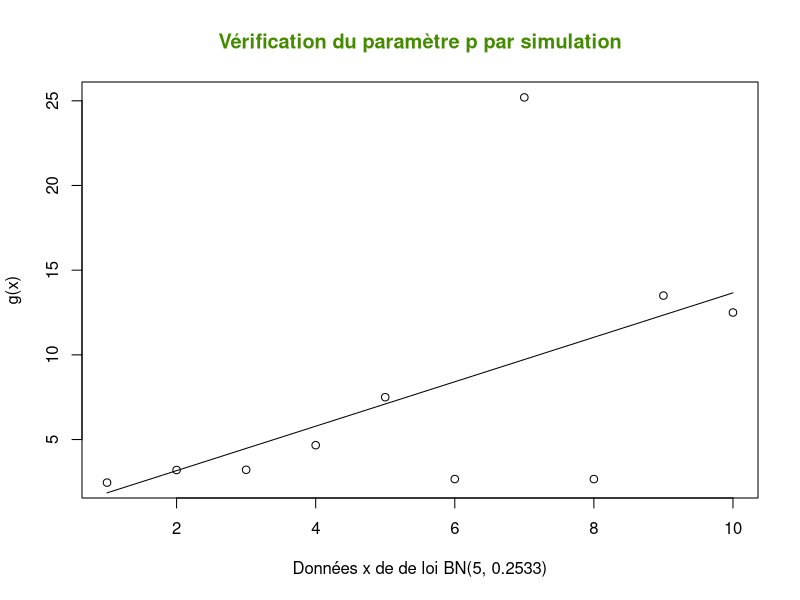

Write the R code that produced this figure.
#Estimateur

groupe1<-read.table("groupe1.txt")[,1]
groupe2<-read.table("groupe2.txt")[,1]

# Méthode des moments pour trouver l'estimateur de p

estimateur_Geo <- function(echantillon)
{
  Xn <- mean(echantillon)
  Sn <- sd(echantillon)
  
  pn <- 1/Xn
  
#Intervalle de confiance pour p (cf question 1.2)
  n <- length(echantillon) 
  l <- 1.96^2 * pn/n
  p1 = pn - 0.5*l*(pn^2)*(1+sqrt(1+(4*(1-pn))/(l*pn)))
  p2 = pn - 0.5*l*(pn^2)*(1-sqrt(1+(4*(1-pn))/(l*pn)))

  print(list(pn, p1, p2))
  return(list(pn, p1, p2))
}

# Méthode des moments pour trouver les estimateurs de p et de r

estimateur_BN <- function(echantillon)
{
  Xn <- mean(echantillon)
  Sn <- sd(echantillon)
  
  rn <- Xn^2 / (Xn + Sn^2)
  rn <- round(rn, digit=0)
  
  pn <- rn/Xn
  
  # print(Xn / (Xn + Sn^2))
  print(list(pn, rn))
  return(list(pn, rn))
}

#On approxime groupe1 à une loi géométrique
estimateur_Geo(groupe1)

#On approxime groupe1 et groupe2 à une loi binomiale négative
estimateur_BN(groupe1)
estimateur_BN(groupe2)



############################
# Vérification 
############################

# FONCTION
repartition <- function(echantillon) {
  table_d = c()
  
  for (i in 1:max(echantillon)) {
    table_d[i] = as.double(length(echantillon[echantillon == i]))
  }
  
  print(table_d)
  return(table_d)
}

# FONCTION
g <- function(echantillon, table_d) {
  table_g = c()
  ensemble_i= c()
  
  for (i in 1:max(echantillon)) {
    if (!is.na(table_d[i + 1]) & table_d[i + 1] > 0) {
      table_g = c(table_g, i * table_d[i] / table_d[i + 1])
      ensemble_i = c(ensemble_i, i)
    }
  }
  
  return(list(table_g, ensemble_i))
}

# Dessin du nuage de points (x, g(x))
graphe_probabilites <- function(echantillon, r, p) {
  table_d = repartition(echantillon)
  axes = g(echantillon, table_d)
  
  table_g = head(axes[[1]], -15)
  ensemble_i = head(axes[[2]], -15)
  
  plot(ensemble_i, table_g, xlab="Données x de de loi BN(5, 0.2533)", ylab="g(x)")
  title("Vérification du paramètre p par simulation", col.main="chartreuse4")
  
  # Application de la régression linéaire
  abs = ensemble_i
  ord = table_g
  reg = lm(ord~abs)
  lines(abs, fitted.values(reg))
  
  # Estimation de pg2 et pg3
  a = reg$coefficients[2]
  b = reg$coefficients[1]
  
  pg2 = 1 - (1/a)
  pg3 = 1 - (1 - r)/b
  
  # Renvoi des résultats
  return(list(pg2, pg3))
}

graphe_probabilites(groupe1, 5, 0.2533172)